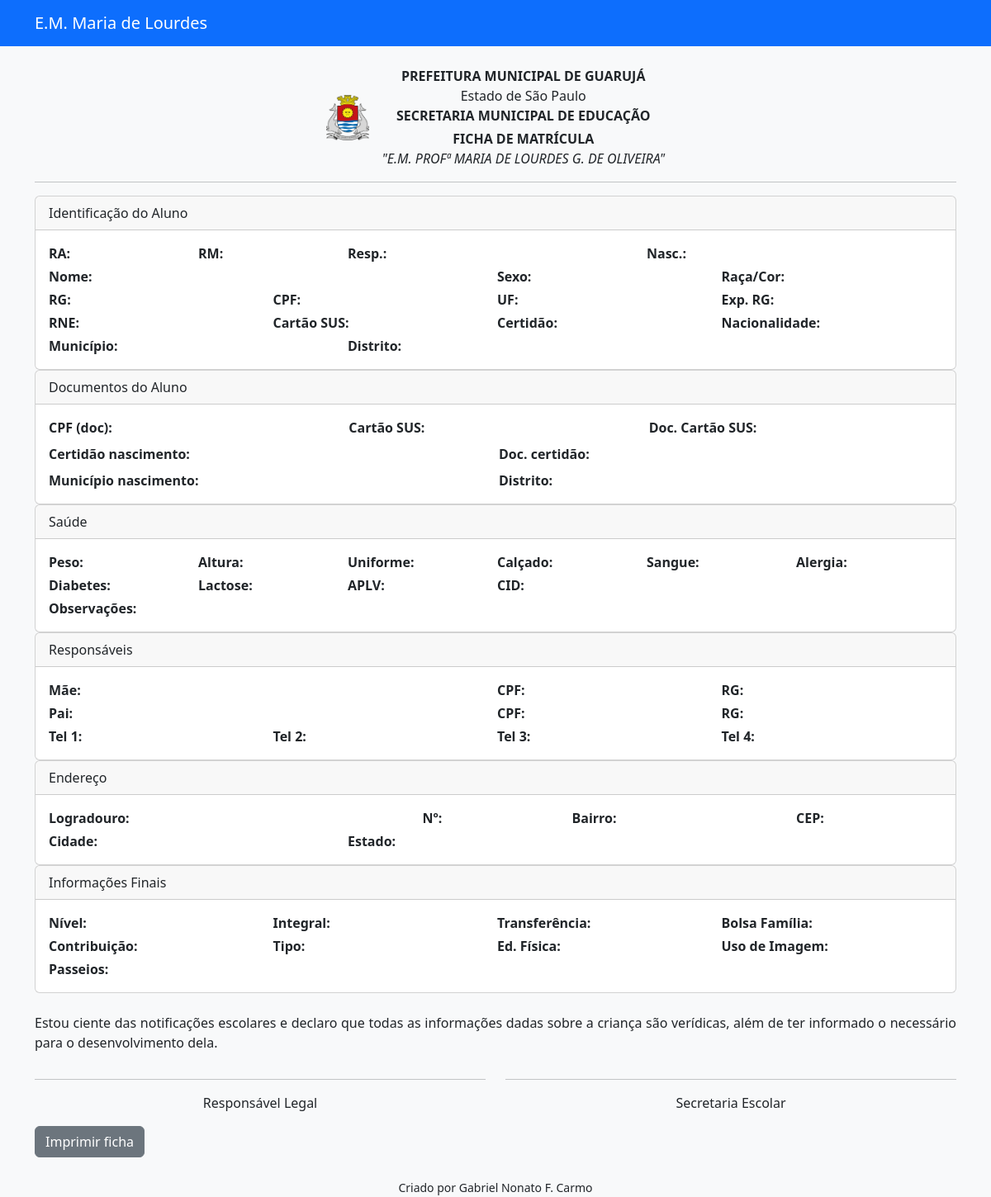
The app's page /resumo/4, older data.
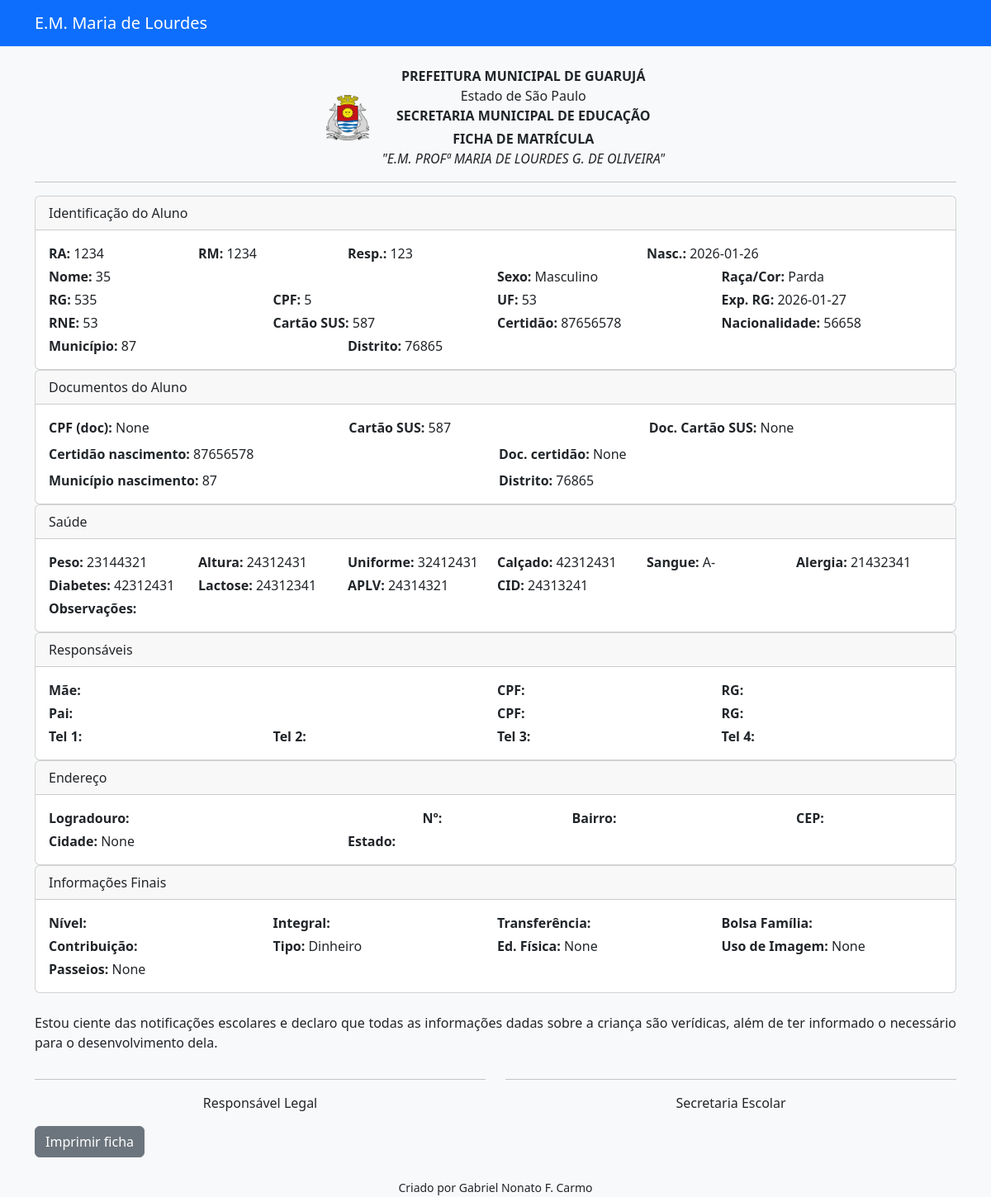
The same page, newer data.
### tables this page shows
CREATE TABLE "alunos_v3" (
	"id"	INTEGER,
	"ra"	TEXT,
	"rm"	TEXT,
	"responsavel_matricula"	TEXT,
	"nome_completo"	TEXT,
	"data_nascimento"	TEXT,
	"rg_aluno"	TEXT,
	"cpf_aluno"	TEXT,
	"uf_aluno"	TEXT,
	"expedicao_aluno"	TEXT,
	"rne_aluno"	TEXT,
	"doc_cpf_aluno"	TEXT,
	"cartao_sus"	TEXT,
	"certidao_nascimento"	TEXT,
	"municipio_nascimento"	TEXT,
	"distrito"	TEXT,
	"expedicao_rg_aluno"	TEXT,
	"nacionalidade"	TEXT,
	"doc_cartao_sus"	TEXT,
	"doc_certidao_nascimento"	TEXT,
	"sexo"	TEXT,
	"raca_cor"	TEXT,
	"peso"	TEXT,
	"altura"	TEXT,
	"uniforme"	TEXT,
	"calcado"	TEXT,
	"tipo_sanguineo"	TEXT,
	"alergico"	TEXT,
	"diabetico"	TEXT,
	"lactose"	TEXT,
	"aplv"	TEXT,
	"cid"	TEXT,
	"doc_carteira_vacinacao"	TEXT,
	"doc_comprovante_vacinacao"	TEXT,
	"doc_laudo"	TEXT,
	"observacoes"	TEXT,
	"nome_mae"	TEXT,
	"profissao_mae"	TEXT,
	"email_mae"	TEXT,
	"cpf_mae"	TEXT,
	"rg_mae"	TEXT,
	"uf_rg_mae"	TEXT,
	"expedicao_rg_mae"	TEXT,
	"estado_civil_mae"	TEXT,
	"doc_cpf_mae"	TEXT,
	"nome_pai"	TEXT,
	"profissao_pai"	TEXT,
	"email_pai"	TEXT,
	"cpf_pai"	TEXT,
	"rg_pai"	TEXT,
	"uf_rg_pai"	TEXT,
	"expedicao_rg_pai"	TEXT,
	"estado_civil_pai"	TEXT,
	"doc_cpf_pai"	TEXT,
	"telefone1"	TEXT,
	"telefone2"	TEXT,
	"telefone3"	TEXT,
	"telefone4"	TEXT,
	"pessoa1"	TEXT,
	"pessoa2"	TEXT,
	"pessoa3"	TEXT,
	"pessoa4"	TEXT,
	"bolsa_familia"	TEXT,
	"nis"	TEXT,
	"plano"	TEXT,
	"app_bolsa"	TEXT,
	"escola_anterior"	TEXT,
	"ano"	TEXT,
	"cidade"	TEXT,
	"estado"	TEXT,
	"logradouro"	TEXT,
	"numero"	TEXT,
	"bairro"	TEXT,
	"cidade_endereco"	TEXT,
	"cep"	TEXT,
	"doc_cep"	TEXT,
	"permite_edfisica"	TEXT,
	"permite_fotos"	TEXT,
	"permite_passeios"	TEXT,
	"nivel"	TEXT,
	"integral"	TEXT,
	"transferencia"	TEXT,
	"contribuicao"	TEXT,
	"tipo_contribuicao"	TEXT,
	PRIMARY KEY("id" AUTOINCREMENT)
);

### app.py (the view)
@app.route("/resumo/<int:aluno_id>")
def resumo_matricula(aluno_id):
    conn = get_db()
    conn.row_factory = sqlite3.Row
    cursor = conn.cursor()
    cursor.execute("SELECT * FROM alunos_v3 WHERE id=?", (aluno_id,))
    aluno = cursor.fetchone()
    conn.close()
    return render_template("resumo_matricula.html", aluno=aluno)

### app.py (called while the page is built)
def get_db():
    return sqlite3.connect("database\\database\\alunosv3.db")

### templates/resumo_matricula.html (shortened to what this page needs)
{% extends "base.html" %} {% block conteudo %}
<div class="header-print d-flex align-items-center justify-content-center mb-2">
    <img src="/static/img/logo_guaruja.png" height="55" class="me-3">
    <div class="text-center">
        <div class="fw-bold">PREFEITURA MUNICIPAL DE GUARUJÁ</div>
        <div>Estado de São Paulo</div>
        <div class="fw-bold">SECRETARIA MUNICIPAL DE EDUCAÇÃO</div>
        <div class="fw-bold mt-1">FICHA DE MATRÍCULA</div>
        <div class="fst-italic">"E.M. PROFª MARIA DE LOURDES G. DE OLIVEIRA"</div>
    </div>
</div>
  <hr />
  <div class="card">
    <div class="card-header">Identificação do Aluno</div>
    <div class="card-body row g-1">
      <div class="col-2"><strong>RA:</strong> {{ aluno.ra }}</div>
      <div class="col-2"><strong>RM:</strong> {{ aluno.rm }}</div>
      <div class="col-4">
        <strong>Resp.:</strong> {{ aluno.responsavel_matricula }}
      </div>
      <div class="col-4">
        <strong>Nasc.:</strong> {{ aluno.data_nascimento }}
      </div>
      <div class="col-6"><strong>Nome:</strong> {{ aluno.nome_completo }}</div>
      <div class="col-3"><strong>Sexo:</strong> {{ aluno.sexo }}</div>
      <div class="col-3"><strong>Raça/Cor:</strong> {{ aluno.raca_cor }}</div>
      <div class="col-3"><strong>RG:</strong> {{ aluno.rg_aluno }}</div>
      <div class="col-3"><strong>CPF:</strong> {{ aluno.cpf_aluno }}</div>
      <div class="col-3"><strong>UF:</strong> {{ aluno.uf_aluno }}</div>
      <div class="col-3">
        <strong>Exp. RG:</strong> {{ aluno.expedicao_rg_aluno }}
      </div>
      <div class="col-3"><strong>RNE:</strong> {{ aluno.rne_aluno }}</div>
      <div class="col-3">
        <strong>Cartão SUS:</strong> {{ aluno.cartao_sus }}
      </div>
      <div class="col-3">
        <strong>Certidão:</strong> {{ aluno.certidao_nascimento }}
      </div>
      <div class="col-3">
        <strong>Nacionalidade:</strong> {{ aluno.nacionalidade }}
      </div>
      <div class="col-4">
        <strong>Município:</strong> {{ aluno.municipio_nascimento }}
      </div>
      <div class="col-4"><strong>Distrito:</strong> {{ aluno.distrito }}</div>
    </div>
  </div>
  <div class="card">
    <div class="card-header">Documentos do Aluno</div>
    <div class="card-body row g-2">
      <div class="col-4">
        <strong>CPF (doc):</strong> {{ aluno.doc_cpf_aluno }}
      </div>
      <div class="col-4">
        <strong>Cartão SUS:</strong> {{ aluno.cartao_sus }}
      </div>
      <div class="col-4">
        <strong>Doc. Cartão SUS:</strong> {{ aluno.doc_cartao_sus }}
      </div>
      <div class="col-6">
        <strong>Certidão nascimento:</strong> {{ aluno.certidao_nascimento }}
      </div>
      <div class="col-6">
        <strong>Doc. certidão:</strong> {{ aluno.doc_certidao_nascimento }}
      </div>
      <div class="col-6">
        <strong>Município nascimento:</strong> {{ aluno.municipio_nascimento }}
      </div>
      <div class="col-6"><strong>Distrito:</strong> {{ aluno.distrito }}</div>
    </div>
  </div>
  <div class="card">
    <div class="card-header">Saúde</div>
    <div class="card-body row g-1">
      <div class="col-2"><strong>Peso:</strong> {{ aluno.peso }}</div>
      <div class="col-2"><strong>Altura:</strong> {{ aluno.altura }}</div>
      <div class="col-2"><strong>Uniforme:</strong> {{ aluno.uniforme }}</div>
      <div class="col-2"><strong>Calçado:</strong> {{ aluno.calcado }}</div>
      <div class="col-2">
        <strong>Sangue:</strong> {{ aluno.tipo_sanguineo }}
      </div>
      <div class="col-2"><strong>Alergia:</strong> {{ aluno.alergico }}</div>
      <div class="col-2"><strong>Diabetes:</strong> {{ aluno.diabetico }}</div>
      <div class="col-2"><strong>Lactose:</strong> {{ aluno.lactose }}</div>
      <div class="col-2"><strong>APLV:</strong> {{ aluno.aplv }}</div>
      <div class="col-2"><strong>CID:</strong> {{ aluno.cid }}</div>
      <div class="col-12">
        <strong>Observações:</strong> {{ aluno.observacoes }}
      </div>
    </div>
  </div>
  <div class="card">
    <div class="card-header">Responsáveis</div>
    <div class="card-body row g-1">
      <div class="col-6"><strong>Mãe:</strong> {{ aluno.nome_mae }}</div>
      <div class="col-3"><strong>CPF:</strong> {{ aluno.cpf_mae }}</div>
      <div class="col-3"><strong>RG:</strong> {{ aluno.rg_mae }}</div>
      <div class="col-6"><strong>Pai:</strong> {{ aluno.nome_pai }}</div>
      <div class="col-3"><strong>CPF:</strong> {{ aluno.cpf_pai }}</div>
      <div class="col-3"><strong>RG:</strong> {{ aluno.rg_pai }}</div>
      <div class="col-3"><strong>Tel 1:</strong> {{ aluno.telefone1 }}</div>
      <div class="col-3"><strong>Tel 2:</strong> {{ aluno.telefone2 }}</div>
      <div class="col-3"><strong>Tel 3:</strong> {{ aluno.telefone3 }}</div>
      <div class="col-3"><strong>Tel 4:</strong> {{ aluno.telefone4 }}</div>
    </div>
  </div>
  <div class="card">
    <div class="card-header">Endereço</div>
    <div class="card-body row g-1">
      <div class="col-5">
        <strong>Logradouro:</strong> {{ aluno.logradouro }}
      </div>
      <div class="col-2"><strong>Nº:</strong> {{ aluno.numero }}</div>
      <div class="col-3"><strong>Bairro:</strong> {{ aluno.bairro }}</div>
      <div class="col-2"><strong>CEP:</strong> {{ aluno.cep }}</div>
      <div class="col-4">
        <strong>Cidade:</strong> {{ aluno.cidade_endereco }}
      </div>
      <div class="col-2"><strong>Estado:</strong> {{ aluno.estado }}</div>
    </div>
  </div>
  <div class="card">
    <div class="card-header">Informações Finais</div>
    <div class="card-body row g-1">
      <div class="col-3"><strong>Nível:</strong> {{ aluno.nivel }}</div>
      <div class="col-3"><strong>Integral:</strong> {{ aluno.integral }}</div>
      <div class="col-3">
        <strong>Transferência:</strong> {{ aluno.transferencia }}
      </div>
      <div class="col-3">
        <strong>Bolsa Família:</strong> {{ aluno.bolsa_familia }}
      </div>
      <div class="col-3">
        <strong>Contribuição:</strong> {{ aluno.contribuicao }}
      </div>
      <div class="col-3">
        <strong>Tipo:</strong> {{ aluno.tipo_contribuicao }}
      </div>
      <div class="col-3">
        <strong>Ed. Física:</strong> {{ aluno.permite_edfisica }}
      </div>
      <div class="col-3">
        <strong>Uso de Imagem:</strong> {{ aluno.permite_fotos }}
      </div>
      <div class="col-3">
        <strong>Passeios:</strong> {{ aluno.permite_passeios }}
      </div>
    </div>
  </div>
  <div class="mt-4">
    <p style="text-align: justify">
      Estou ciente das notificações escolares e declaro que todas as informações
      dadas sobre a criança são verídicas, além de ter informado o necessário
      para o desenvolvimento dela.
    </p>
  </div>
  <div class="mt-2">
    <div class="row text-center">
      <div class="col-6">
        <hr />
        Responsável Legal
      </div>
      <div class="col-6">
        <hr />
        Secretaria Escolar
      </div>
    </div>
  </div>
  <button class="btn btn-secondary no-print mt-3" onclick="window.print()">
    Imprimir ficha
  </button>
</div>
{% endblock %}

### templates/base.html (shortened to what this page needs)
<!doctype html>
<html lang="pt-br">
  <head>
    <link
      href="https://cdn.jsdelivr.net/npm/bootstrap@5.3.2/dist/css/bootstrap.min.css"
      rel="stylesheet"
    />
    <link href="../static/css/style.css" rel="stylesheet" />
  </head>
  <body class="bg-light">
    <nav class="navbar navbar-dark bg-primary mb-4">
      <div class="container">
        <span class="navbar-brand">E.M. Maria de Lourdes</span>
      </div>
    </nav>
    <div class="container">{% block conteudo %}{% endblock %}</div>
    <footer class="text-center mt-4">
      <small>Criado por Gabriel Nonato F. Carmo</small>
    </footer>
  </body>
</html>

Row changes from the older to the newer data that the page shows:
added alunos_v3: ra "1234", rm "1234", responsavel_matricula "123", data_nascimento "2026-01-26", nome_completo "35", sexo "Masculino", raca_cor "Parda", rg_aluno "535", cpf_aluno "5", uf_aluno "53", expedicao_rg_aluno "2026-01-27", rne_aluno "53", cartao_sus "587", certidao_nascimento "87656578", nacionalidade "56658", municipio_nascimento "87", distrito "76865", peso "23144321", altura "24312431", uniforme "32412431", calcado "42312431", tipo_sanguineo "A-", alergico "21432341", diabetico "42312431", lactose "24312341", aplv "24314321", cid "24313241", tipo_contribuicao "Dinheiro"
Text that changed along with them:
{{ aluno.doc_cpf_aluno }}: (not shown) → "None"
{{ aluno.doc_cartao_sus }}: (not shown) → "None"
{{ aluno.doc_certidao_nascimento }}: (not shown) → "None"
{{ aluno.cidade_endereco }}: (not shown) → "None"
{{ aluno.permite_edfisica }}: (not shown) → "None"
{{ aluno.permite_fotos }}: (not shown) → "None"
{{ aluno.permite_passeios }}: (not shown) → "None"
